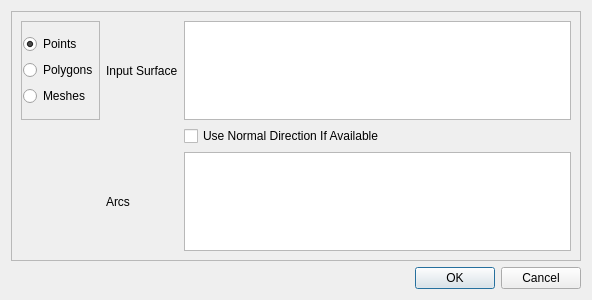
<?xml version="1.0" encoding="UTF-8"?>
<ui version="4.0">
 <class>qtCMBArcModifierInputDialog</class>
 <widget class="QDialog" name="qtCMBArcModifierInputDialog">
  <property name="geometry">
   <rect>
    <x>0</x>
    <y>0</y>
    <width>592</width>
    <height>300</height>
   </rect>
  </property>
  <property name="windowTitle">
   <string>Arc Modifier Input</string>
  </property>
  <layout class="QGridLayout" name="gridLayout">
   <item row="1" column="0">
    <widget class="QDialogButtonBox" name="buttonBox">
     <property name="orientation">
      <enum>Qt::Horizontal</enum>
     </property>
     <property name="standardButtons">
      <set>QDialogButtonBox::Cancel|QDialogButtonBox::Ok</set>
     </property>
    </widget>
   </item>
   <item row="0" column="0">
    <widget class="QFrame" name="frame">
     <property name="frameShape">
      <enum>QFrame::StyledPanel</enum>
     </property>
     <property name="frameShadow">
      <enum>QFrame::Raised</enum>
     </property>
     <layout class="QGridLayout" name="gridLayout_2">
      <item row="0" column="0">
       <widget class="QFrame" name="frame_2">
        <property name="frameShape">
         <enum>QFrame::StyledPanel</enum>
        </property>
        <property name="frameShadow">
         <enum>QFrame::Raised</enum>
        </property>
        <layout class="QVBoxLayout" name="verticalLayout_2">
         <property name="margin">
          <number>1</number>
         </property>
         <item>
          <layout class="QVBoxLayout" name="verticalLayout">
           <item>
            <widget class="QRadioButton" name="Points">
             <property name="text">
              <string>Points</string>
             </property>
             <property name="checked">
              <bool>true</bool>
             </property>
             <attribute name="buttonGroup">
              <string notr="true">DataTypeGroup</string>
             </attribute>
            </widget>
           </item>
           <item>
            <widget class="QRadioButton" name="Polygons">
             <property name="text">
              <string>Polygons</string>
             </property>
             <attribute name="buttonGroup">
              <string notr="true">DataTypeGroup</string>
             </attribute>
            </widget>
           </item>
           <item>
            <widget class="QRadioButton" name="Meshes">
             <property name="text">
              <string>Meshes</string>
             </property>
             <attribute name="buttonGroup">
              <string notr="true">DataTypeGroup</string>
             </attribute>
            </widget>
           </item>
          </layout>
         </item>
        </layout>
       </widget>
      </item>
      <item row="2" column="1">
       <widget class="QLabel" name="label">
        <property name="text">
         <string>Arcs</string>
        </property>
       </widget>
      </item>
      <item row="0" column="2">
       <widget class="QListWidget" name="SurfaceList">
        <property name="selectionMode">
         <enum>QAbstractItemView::MultiSelection</enum>
        </property>
       </widget>
      </item>
      <item row="0" column="1">
       <widget class="QLabel" name="label_5">
        <property name="text">
         <string>Input Surface</string>
        </property>
       </widget>
      </item>
      <item row="2" column="2">
       <widget class="QListWidget" name="ArcList">
        <property name="selectionMode">
         <enum>QAbstractItemView::MultiSelection</enum>
        </property>
       </widget>
      </item>
      <item row="1" column="2">
       <widget class="QCheckBox" name="UseNormal">
        <property name="text">
         <string>Use Normal Direction If Available</string>
        </property>
       </widget>
      </item>
     </layout>
    </widget>
   </item>
  </layout>
 </widget>
 <resources/>
 <connections>
  <connection>
   <sender>buttonBox</sender>
   <signal>accepted()</signal>
   <receiver>qtCMBArcModifierInputDialog</receiver>
   <slot>accept()</slot>
   <hints>
    <hint type="sourcelabel">
     <x>224</x>
     <y>278</y>
    </hint>
    <hint type="destinationlabel">
     <x>157</x>
     <y>274</y>
    </hint>
   </hints>
  </connection>
  <connection>
   <sender>buttonBox</sender>
   <signal>rejected()</signal>
   <receiver>qtCMBArcModifierInputDialog</receiver>
   <slot>reject()</slot>
   <hints>
    <hint type="sourcelabel">
     <x>292</x>
     <y>284</y>
    </hint>
    <hint type="destinationlabel">
     <x>286</x>
     <y>274</y>
    </hint>
   </hints>
  </connection>
 </connections>
 <buttongroups>
  <buttongroup name="DataTypeGroup"/>
 </buttongroups>
</ui>
